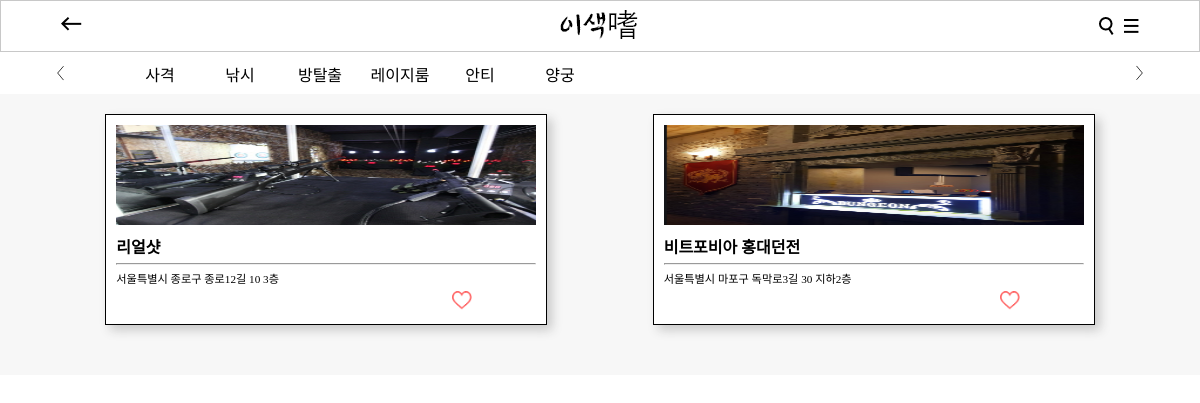
The app's page /g_category/ with its own data.
### App/models.py (models this page shows, shortened)
class Store(models.Model):
    photo = models.ImageField(upload_to='%Y/%m/%d/orig')
    store_name = models.CharField(max_length=255)
    menu = models.TextField(max_length=200)
    tel = models.CharField(max_length=255)
    time = models.TextField(max_length=255)
    day = models.CharField(max_length=255, blank=True)
    park = models.CharField(max_length=200, blank=True)
    address = models.CharField(max_length=255)
    tag = models.CharField(max_length=222)
    created_at = models.DateTimeField(auto_now_add=True)
    updated_at = models.DateTimeField(auto_now=True)

### App/views.py (the view)
# urls.py: url(r'^g_category/$', g_category, name="g_category"),
def g_category(request):
    gun_post = Store.objects.filter(tag='사격')
    return render(request, 'category.html', {'form': gun_post})

### App/templates/category.html (shortened to what this page needs)
{% extends 'm_base.html' %}
{% load static %}
{% block stylesheet %}{% static 'css/category.css' %}{% endblock %}
{% block content %}
<body>
    <header>
        <div class="bar_title">
            <a href="{% url 'API:main' %}"><img src="{% static 'img/title.png' %}" alt=""></a>
        </div>
        <div class="topbar">
            <a href="{% url 'API:main' %}"><img src="{% static 'img/arrow.png' %}" alt=""></a>
        <div class="rightmenu">
             <a href="#" class="searchb"><img src="{% static 'img/search.png' %}" alt=""></a>
            <a href="#"><img src="{% static 'img/menu.png' %}" alt=""></a>
        </div>
        </div>
    </header>
    <nav>
        <div class="arrow"></div>
        <ul class="category">
            <li><a href="{% url 'API:g_category' %}">사격</a></li>
            <li><a href="{% url 'API:f_category' %}">낚시</a></li>
            <li><a href="{% url 'API:r_category' %}">방탈출</a></li>
            <li><a href="{% url 'API:b_category' %}">레이지룸</a></li>
            <li><a href="">안티</a></li>
            <li><a href="">양궁</a></li>
        </ul>
        <div class="arrow nag"></div>
    </nav>
    <section>
        <ul class="category_list">
        {% for posts in form %}
            <li>
                <a href="{% url 'API:detail' pk=posts.pk  %}">
                    <img class="back" src="{{posts.photo.url}}" alt="">
                    <h4>{{posts.store_name}}</h4>
                    <hr>
                    <p>{{posts.address}}</p>
                </a>
                <img class="heart" src="{% static 'img/heart.png' %}" alt="">
            </li>
        {% endfor %}
        </ul>
    </section>
</body>
{% endblock %}

### App/static/css/topbar.css (style rules this page uses)
header { width: calc(100% - 2px); height: 50px; background-color: white; position: relative; border: 1px solid rgb(200, 200, 200); }
.topbar { width: 90%; height: 100%; display: flex; position: absolute; top: 0px; justify-content: space-between; align-items: center; margin: 0px 5%; }
.rightmenu { display: flex; align-items: center; }
.rightmenu a { padding: 10px 0px 10px 10px; }
.rightmenu img { display: block; }
.bar_title { width: 100%; line-height: 50px; text-align: center; font-size: 1.2em; font-weight: 700; }

### App/static/css/category.css (style rules this page uses)
html, body { margin: 0px; }
nav { width: 100%; display: flex; }
.category { width: 80%; height: 22px; padding: 0px; margin: 10px 0px; list-style: none; position: relative; overflow: auto; }
.category a { text-decoration: none; color: black; }
.category li { width: 80px; position: absolute; top: 0px; text-align: center; }
.arrow { width: 10%; background-image: url('/static/img/carrow.png'); background-repeat: no-repeat; background-position: center; }
.nag { transform: rotateZ(180deg); }
section { background-color: #f7f7f7; width: 100%; }
.category_list { list-style: none; padding: 20px 0px; display: flex; flex-wrap: wrap; justify-content: space-evenly; margin: 0px; }
.category_list li { width: 35%; border: 1px solid black; padding: 10px; margin-bottom: 30px; background-color: white; box-shadow: 5px 5px 10px 0px rgb(200, 200, 200); }
.category_list li a { text-decoration: none; color: black; }
.category_list li .back { width: 100%; height: 100px; }
.category_list li p { font-size: 0.7em; }
.category_list li p,h4 { margin: 5px 0px; }
.category_list li hr { margin: 0px; }
.heart { width: 20px; position: relative; left: 80%; }

### records on screen
Store: photo (picture), store_name "리얼샷", address "서울특별시 종로구 종로12길 10 3층"
Store: photo (picture), store_name "비트포비아 홍대던전", address "서울특별시 마포구 독막로3길 30 지하2층"
